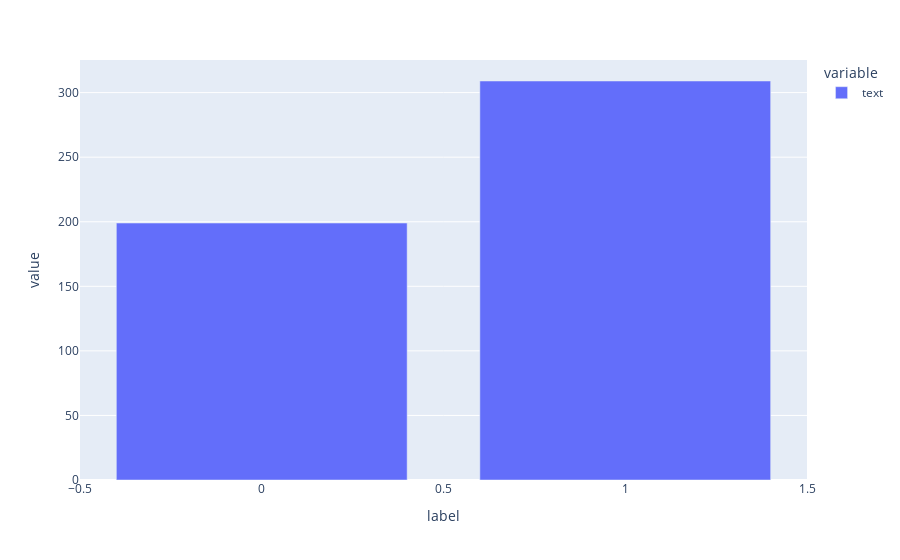

The cell this chart's notebook holds for it:
### Code cell
df.groupby('label').count().plot(kind='bar')

### Figure 1 — Plotly figure (JSON) as saved in the notebook; plotly's stock layout.template omitted (floating-point values rounded to 4 significant figures)
{"data": [{"alignmentgroup": "True", "hovertemplate": "variable=text<br>label=%{x}<br>value=%{y}<extra></extra>", "legendgroup": "text", "marker": {"color": "#636efa", "pattern": {"shape": ""}}, "name": "text", "offsetgroup": "text", "orientation": "v", "showlegend": true, "textposition": "auto", "type": "bar", "x": [0, 1], "xaxis": "x", "y": [199, 309], "yaxis": "y"}], "layout": {"barmode": "relative", "legend": {"title": {"text": "variable"}, "tracegroupgap": 0}, "margin": {"t": 60}, "xaxis": {"anchor": "y", "domain": [0, 1], "title": {"text": "label"}}, "yaxis": {"anchor": "x", "domain": [0, 1], "title": {"text": "value"}}}}
